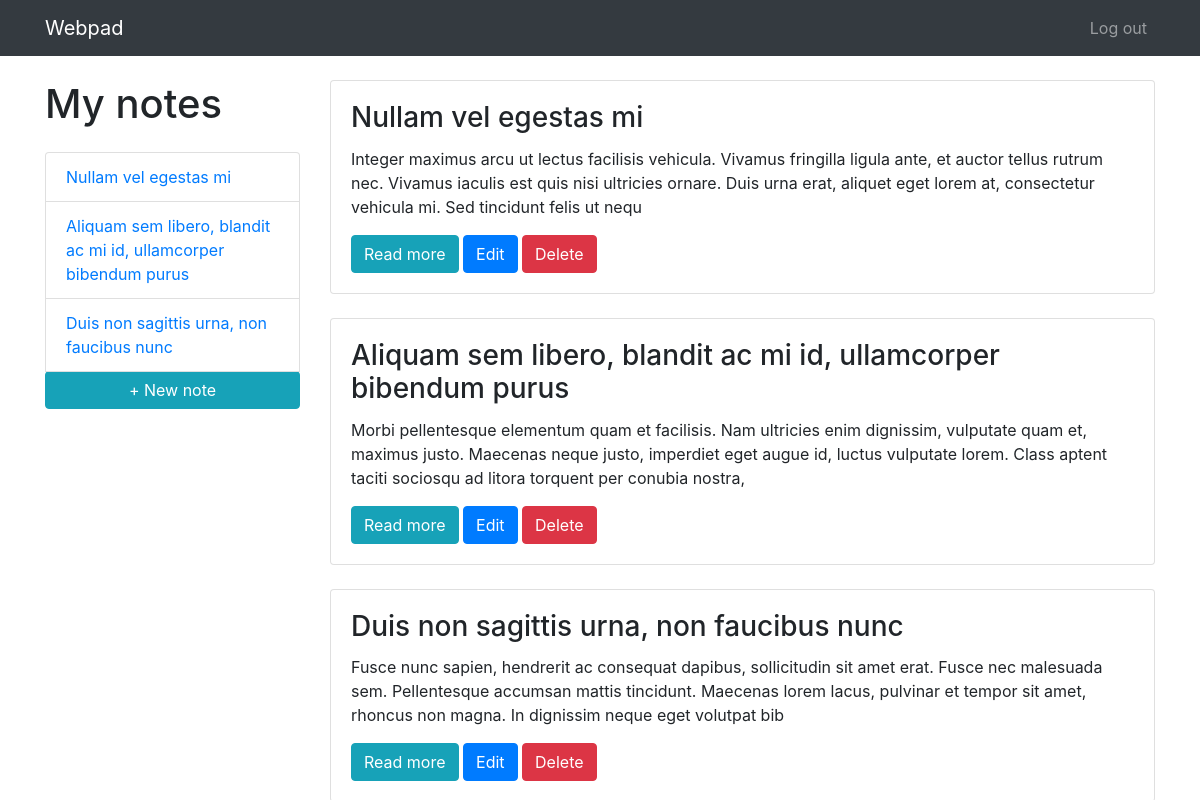
The app's page /browse.php (signed in) with its own data.
### tables this page shows
CREATE TABLE `notes` (
  `username` varchar(16) NOT NULL,
  `filename` varchar(255) NOT NULL,
  `title` varchar(255) NOT NULL
);

### src/user.php (called while the page is built, shortened)
<?php
    if (!isset($_SESSION['username'])) {
        header('Location: ./login.php');
    }
    else {
        $username = $_SESSION['username'];
    }
?>

### src/browse.php (the view, shortened to what this page needs)
<?php
	include 'user.php';
?>
<!DOCTYPE html>
<html lang="en">
	<head>
		<link href="vendor/bootstrap/css/bootstrap.min.css" rel="stylesheet">
		<link href="css/item.css" rel="stylesheet">
	</head>
	<body>
		<nav class="navbar navbar-expand-lg navbar-dark bg-dark fixed-top">
			<div class="container">
				<a class="navbar-brand" href="./">Webpad</a>
				<div class="collapse navbar-collapse" id="navbarResponsive">
					<ul class="navbar-nav ml-auto">
						<li class="nav-item active">
						<li class="nav-item">
							<a class="nav-link" href="./logout.php">Log out</a>
						</li>
					</ul>
				</div>
			</div>
		</nav>
		<div class="container">
			<div class="row">
				<div class="col-lg-3">
					<h1 class="my-4">My notes</h1>
					<div class="list-group">
					<?php
							$query = "SELECT username,filename,title FROM notes WHERE username='$username'";
							$result = mysqli_query($connection, $query);
							while ($row = mysqli_fetch_array($result, MYSQLI_NUM)) {
    							echo "<a href='view.php?username=$row[0]&filename=$row[1]' class='list-group-item'>$row[2]</a>";
							}
						?>
							<a href="new.php" class="btn btn-md btn-info" role="button" aria-pressed="true">+ New note</a>
					</div>
				</div>
				<div class="col-lg-9">
						<?php
							$query = "SELECT username,filename,title FROM notes where username='$username'";
							$result = mysqli_query($connection, $query);
							while ($row = mysqli_fetch_array($result, MYSQLI_NUM)) {
								$file = fopen("files/$row[0]/$row[1]", 'r');
    							$text = fread($file, 250);
    							echo "
									<div class='card mt-4'>
										<div class='card-body'>
											<h3 class='card-title'>$row[2]</h3>
											<p class='card-text'>".nl2br($text)."</p>
											<a href='./view.php?username=$row[0]&filename=$row[1]' class='btn btn-info' role='button' aria-pressed='true'>Read more</a>
											<a href='./edit.php?username=$row[0]&filename=$row[1]' class='btn btn-primary' role='button' aria-pressed='true'>Edit</a>
											<a href='./delete.php?username=$row[0]&filename=$row[1]' class='btn btn-danger' role='button' aria-pressed='true'>Delete</a>
										</div>
									</div>";
							}
						?>
				</div>
			</div>
		</div>
	</body>
</html>

### src/css/item.css (style rules this page uses)
body { padding-top: 54px; }
@media (min-width: 992px) { body { padding-top: 56px; } }

### records on screen
notes: title "Nullam vel egestas mi", text "Integer maximus arcu ut lectus facilisis vehicula. Vivamus fringilla ligula ante, et auctor tellus rutrum nec. Vivamus iaculis est quis nisi ultricies ornare. Duis urna erat, aliquet eget lorem at, consectetur vehicula mi. Sed tincidunt felis ut nequ"
notes: title "Aliquam sem libero, blandit ac mi id, ullamcorper bibendum purus", text "Morbi pellentesque elementum quam et facilisis. Nam ultricies enim dignissim, vulputate quam et, maximus justo. Maecenas neque justo, imperdiet eget augue id, luctus vulputate lorem. Class aptent taciti sociosqu ad litora torquent per conubia nostra,"
notes: title "Duis non sagittis urna, non faucibus nunc", text "Fusce nunc sapien, hendrerit ac consequat dapibus, sollicitudin sit amet erat. Fusce nec malesuada sem. Pellentesque accumsan mattis tincidunt. Maecenas lorem lacus, pulvinar et tempor sit amet, rhoncus non magna. In dignissim neque eget volutpat bib"
